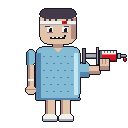

Python code for this plot:
# Источник текстуры врагов «Неонового Побега» (из присланного PDF).
# Перегенерировать PNG: python3 assets/enemies/patient_syringe.py  (нужен Pillow)
# Pixel art 128x128: пациент со шприцем с кровью. Рисуем попиксельно, без сглаживания.
from PIL import Image


W = H = 128
T = (0, 0, 0, 0)
OUT        = (28, 22, 34, 255)
SKIN       = (226, 196, 170, 255)
SKIN_SH = (178, 140, 128, 255)
BAG        = (150, 110, 130, 255)
HAIR       = (66, 58, 72, 255)
GOWN       = (132, 188, 214, 255)
GOWN_SH = (82, 132, 172, 255)
GOWN_HI = (196, 230, 242, 255)
WHITE      = (242, 242, 236, 255)
GREY       = (164, 170, 182, 255)
DGREY      = (98, 104, 118, 255)
BLOOD      = (204, 24, 36, 255)
BLOOD_D = (122, 10, 22, 255)
BLOOD_H = (255, 96, 96, 255)


img = Image.new("RGBA", (W, H), T)
px = img.load()


def put(x, y, c):
       if 0 <= x < W and 0 <= y < H:
           px[x, y] = c


def rect(x0, y0, x1, y1, c):               # включительно
       for y in range(y0, y1 + 1):
           for x in range(x0, x1 + 1):
               put(x, y, c)


def rrect(x0, y0, x1, y1, r, c):            # скруглённый прямоугольник, попиксельно
       for y in range(y0, y1 + 1):
           for x in range(x0, x1 + 1):
               cx = min(max(x, x0 + r), x1 - r)
               cy = min(max(y, y0 + r), y1 - r)
               if (x - cx) ** 2 + (y - cy) ** 2 <= r * r:
                   put(x, y, c)


def box(x0, y0, x1, y1, fill):              # прямоугольник с тёмным контуром
       rect(x0, y0, x1, y1, OUT)
       rect(x0 + 1, y0 + 1, x1 - 1, y1 - 1, fill)

# ---------- ноги и тапочки ----------
rect(46, 99, 54, 113, SKIN); rect(46, 99, 47, 113, SKIN_SH)
rect(61, 99, 69, 113, SKIN); rect(61, 99, 62, 113, SKIN_SH)
rrect(43, 114, 56, 120, 2, WHITE); rect(43, 119, 56, 120, GREY)
rrect(59, 114, 72, 120, 2, WHITE); rect(59, 119, 72, 120, GREY)


# ---------- больничная рубашка ----------
rrect(36, 47, 79, 99, 6, GOWN)
rect(36, 53, 40, 97, GOWN_SH)                        # тень слева
rect(74, 53, 77, 94, GOWN_HI)                        # блик справа
for y in range(56, 97, 7):                            # узор в горошек
    for x in range(43 + (y // 7 % 2) * 3, 72, 7):
        put(x, y, GOWN_SH); put(x + 1, y, GOWN_SH)
rect(36, 98, 79, 99, GOWN_SH)                        # подол
for i in range(6):                                    # V-вырез
    rect(53 + i, 47 + i, 62 - i, 47 + i, SKIN)


# шея
rect(53, 43, 62, 47, SKIN_SH)


# ---------- левая рука (опущена) ----------
rrect(27, 50, 34, 64, 2, GOWN); rect(27, 52, 28, 64, GOWN_SH)         # рукав
rect(28, 65, 33, 86, SKIN); rect(28, 65, 29, 86, SKIN_SH)
rect(28, 79, 33, 80, WHITE)                                            # браслет пациента
rrect(26, 86, 35, 93, 2, SKIN); rect(26, 89, 35, 89, SKIN_SH)          # кисть


# ---------- голова ----------
rrect(40, 10, 75, 43, 7, SKIN)
rect(71, 18, 75, 38, SKIN_SH)                         # тень на щеке
rrect(40, 9, 75, 18, 4, HAIR)                         # волосы
for x in (44, 49, 55, 66, 71):                        # растрёпанная чёлка
    rect(x, 19, x + 1, 20, HAIR)
rect(40, 21, 75, 24, WHITE)                           # бинт на лбу
rect(40, 24, 75, 24, GREY)
rect(62, 21, 66, 23, BLOOD); put(64, 22, BLOOD_D)     # пятно на бинте
# глаза с кругами под ними
for ex in (47, 62):
    rect(ex, 27, ex + 5, 31, WHITE)
    rect(ex + 2, 28, ex + 4, 31, OUT)
    put(ex + 2, 28, WHITE)
    rect(ex, 32, ex + 5, 32, BAG)
rect(45, 26, 49, 26, HAIR); rect(64, 26, 68, 26, HAIR)     # брови
# рот — кривая ухмылка
rect(50, 37, 64, 38, OUT)
rect(64, 35, 65, 36, OUT)

for x in (52, 56, 60):
    put(x, 37, WHITE); put(x + 1, 37, WHITE)


# ---------- правая рука и шприц ----------
rrect(80, 62, 88, 76, 2, GOWN); rect(80, 72, 88, 76, GOWN_SH)        # рукав
rect(89, 66, 99, 73, SKIN); rect(89, 71, 99, 73, SKIN_SH)             # предплечье


# шприц (горизонтально, игла вправо)
box(82, 48, 85, 63, DGREY)              # упор для большого пальца
rect(86, 54, 95, 57, GREY); rect(86, 57, 95, 57, DGREY)                # шток
box(96, 47, 98, 64, GREY)               # фланец цилиндра
box(99, 50, 116, 61, WHITE)             # цилиндр
rect(100, 51, 101, 60, DGREY)           # поршень внутри
rect(102, 54, 115, 60, BLOOD)           # кровь
rect(102, 54, 115, 54, BLOOD_H)
rect(102, 60, 115, 60, BLOOD_D)
for x in range(104, 116, 3):            # шкала делений
    rect(x, 51, x, 52, DGREY)
box(117, 53, 120, 58, GREY)             # наконечник
rect(121, 55, 125, 56, GREY); rect(121, 56, 125, 56, DGREY)           # игла
rect(124, 58, 125, 60, BLOOD); put(124, 58, BLOOD_H)                  # капля


# кисть, сжимающая цилиндр снизу
box(99, 58, 109, 70, SKIN)
rect(100, 66, 108, 69, SKIN_SH)
for x in (102, 105):
    rect(x, 59, x, 63, SKIN_SH)


# ---------- автоматический контур: пустые соседи заполненных пикселей ----------
src = img.copy().load()
for y in range(H):
    for x in range(W):
        if src[x, y][3] == 0:
            for dx, dy in ((1, 0), (-1, 0), (0, 1), (0, -1)):
                nx, ny = x + dx, y + dy
                if 0 <= nx < W and 0 <= ny < H and src[nx, ny][3] == 255 and src[nx, ny] != OUT:
                    px[x, y] = OUT
                    break


import os
here = os.path.dirname(os.path.abspath(__file__))
img.save(os.path.join(here, "patient_syringe.png"))
